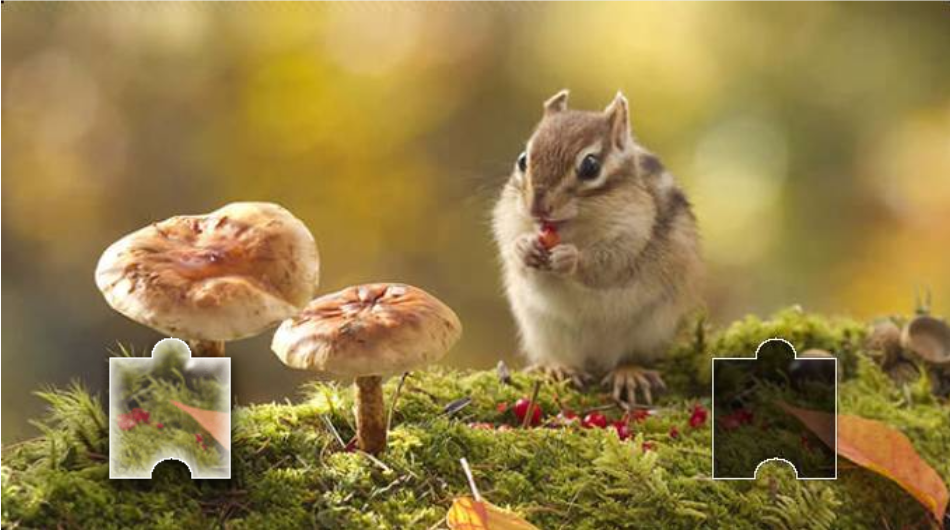
#> input picture crop_2312312312.png, 950 x 530 px
$ python -i canny.py   (imports and definitions only)   (older library calls are emulated)
#> lines starting #> are read from the running program, lines starting #| are printed output that depends on the picture
import cv2 as cv
import numpy as np
import imutils
import math
isDebug=False

def edge(img):
    #高斯模糊,降低噪声
    blurred = cv.GaussianBlur(img,(3,3),0)
    #灰度图像
    gray=cv.cvtColor(blurred,cv.COLOR_RGB2GRAY)
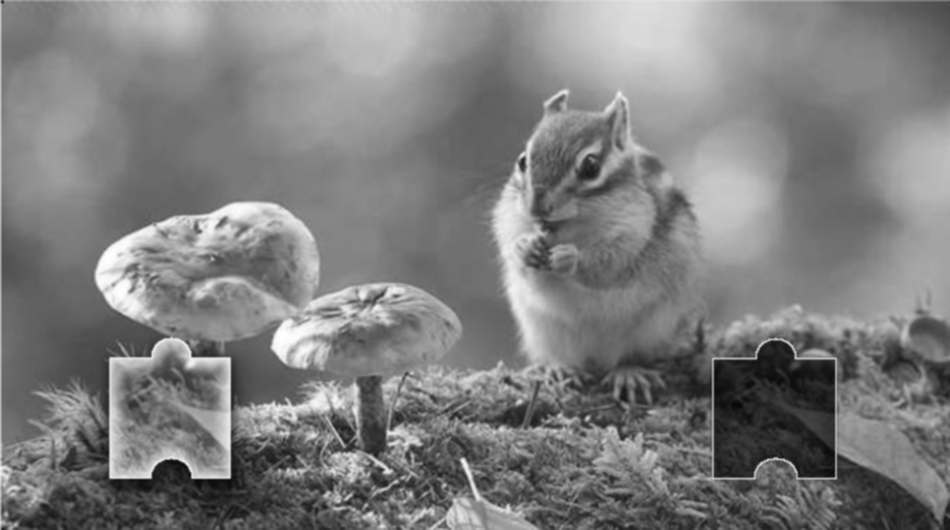
#> gray: shape (530, 950); min 7, max 255, mean 126.3
    #图像梯度
    xgrad=cv.Sobel(gray,cv.CV_16SC1,1,0)
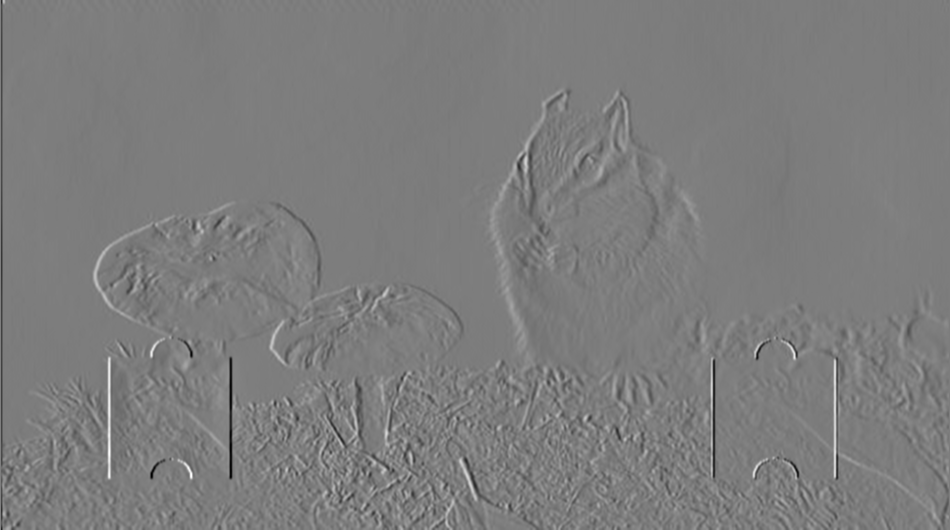
#> xgrad: shape (530, 950) int16; min -622, max 644, mean -0.4; drawn with min black and max white
    ygrad=cv.Sobel(gray,cv.CV_16SC1,0,1)
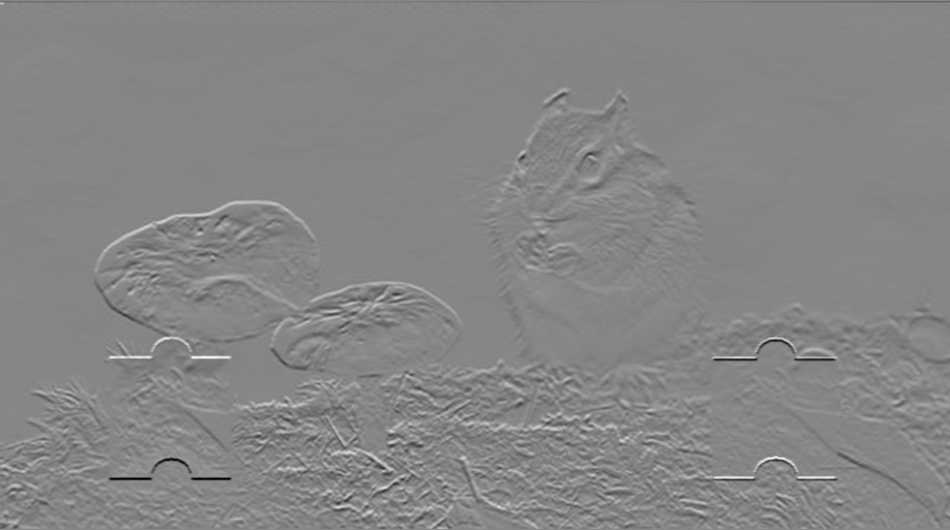
#> ygrad: shape (530, 950) int16; min -668, max 601, mean -1.4; drawn with min black and max white
    #计算边缘
    #50和150参数必须符合1：3或者1：2
    edge_output=cv.Canny(xgrad,ygrad,50,100)
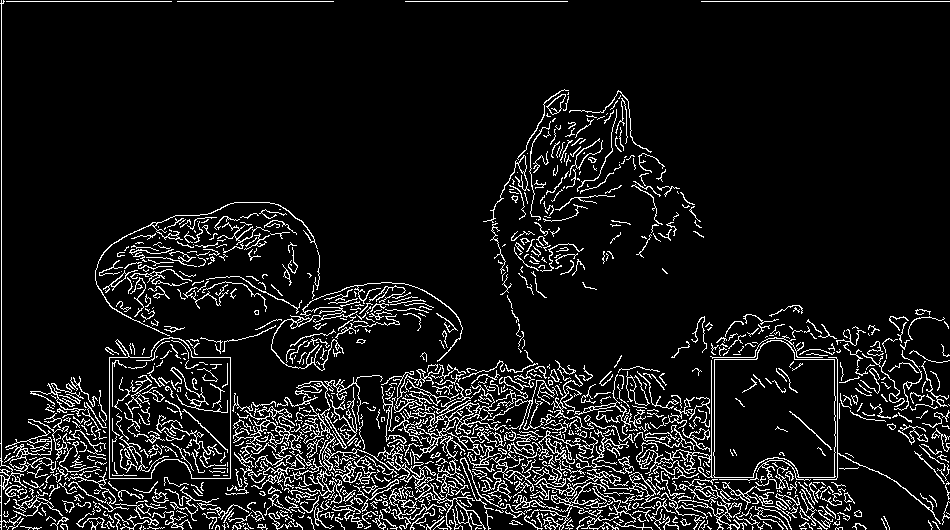
#> edge_output: shape (530, 950); 9% white in thin lines or dots
    #图一
    # cv.imshow("edge",edge_output)
    return edge_output
    # dst=cv.bitwise_and(img,img,mask=edge_output)
    #图二（彩色）
    # cv.imshow('cedge',dst)

# [149 lines left out: functions getShadowPos, findSimilarShape, filter, sorft, compareWH, not called in this run]
    # for index in result:
        # print(index)

>>> import cv2
>>> picture = cv2.cvtColor(cv2.imread('crop_2312312312.png'), cv2.COLOR_BGR2RGB)
>>> result = edge(picture)
